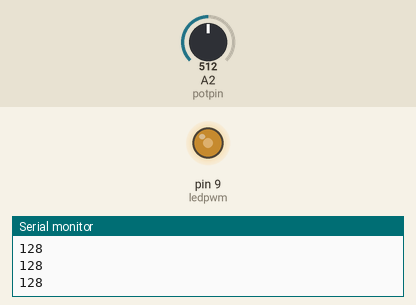
Simulated run of this sketch. Board: Arduino Uno, built with avr-gcc and run on an emulated ATmega328P. Shown: output pins drawn as LEDs (lit = HIGH), the last lines printed to the serial monitor. The test bench sets the inputs (shaded band); at power-on: A2 (potpin) = 512.

Above: at 1.2 s.
1.3 s: A2 (potpin) set to 716
At 2.5 s:
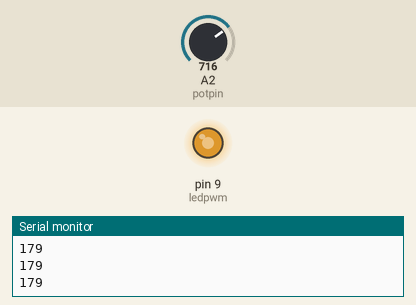
2.8 s: A2 (potpin) set to 900
At 3.9 s:
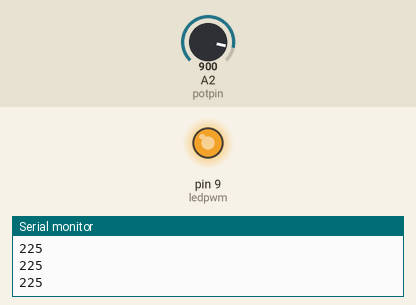
4.3 s: A2 (potpin) set to 122
At 4.9 s:
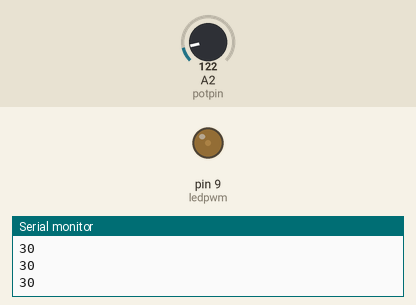
5.8 s: A2 (potpin) set to 0
At 6.1 s:
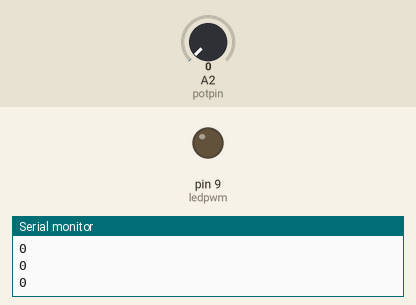
Timing chart, 0 to 8.3 s (numbered marks = the images above; inputs shaded):
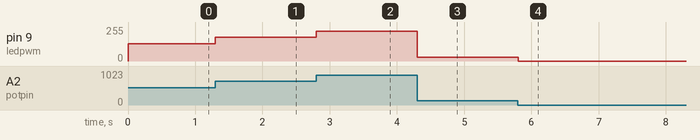

Measured:
- after the input at 1.3 s, pin 9 (ledpwm): 128/255 → 179/255 at once
- after the input at 2.8 s, pin 9 (ledpwm): 179/255 → 225/255 at once
- after the input at 4.3 s, pin 9 (ledpwm): 225/255 → 30/255 at once
- after the input at 5.8 s, pin 9 (ledpwm): 30/255 → 0/255 at once

The sketch:

POTENCIOMETRO.ino
```cpp
int pot = 0; // variavel do potenciometro
const int potpin = A2; // variavel da porta de leitura do potenciometro
const int ledpwm = 9; // variavel da porta pwm
void setup()
{

  pinMode(ledpwm, OUTPUT);
  Serial.begin(9600);

}

void loop()
{
  pot = analogRead(potpin)/4; // a variavel "pot" vai receber o valor que for lido na porta "potpin"
  analogWrite(ledpwm, pot); //usa a varival pot para alterar a intensidade do led
  Serial.println(pot);


}
```
